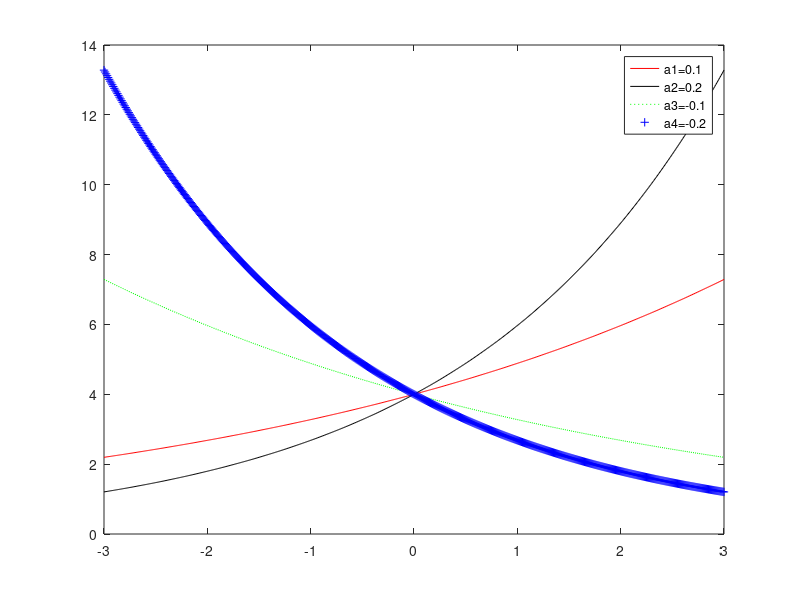

This figure's MATLAB source:
A=4;
a1=0.1;a2=0.2;a3=-0.1;a4=-0.2
wo=2;
t=-3:0.01:3;
x1=A*exp(a1*wo*t);
x2=A*exp(a2*wo*t);
x3=A*exp(a3*wo*t);
x4=A*exp(a4*wo*t);
plot(t,x1,'r-',t,x2,'k-',t,x3,'g:',t,x4,'b+');
legend('a1=0.1','a2=0.2','a3=-0.1','a4=-0.2');